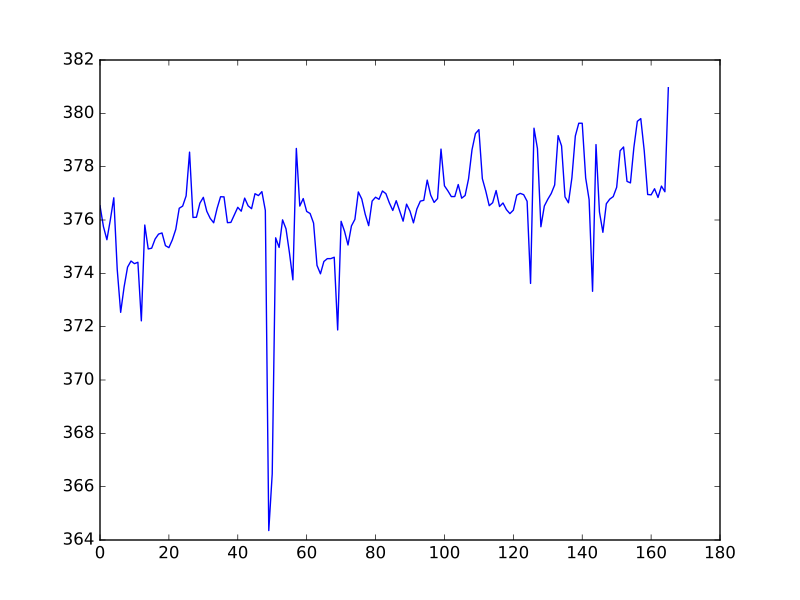

Python code for this plot:
#- Write a function `get_spm_globals` that returns the global values
#- for each volume
def get_spm_globals(fname):
    img = nib.load(fname)
    data = img.get_data()
    spm_vals = []
    for i in range(data.shape[-1]):
        vol = data[..., i]
        spm_vals.append(spm_global(vol))
    return spm_vals
# ...
all_globals = get_spm_globals('ds107_sub012_t1r2.nii')
plt.plot(all_globals)
# [...]
